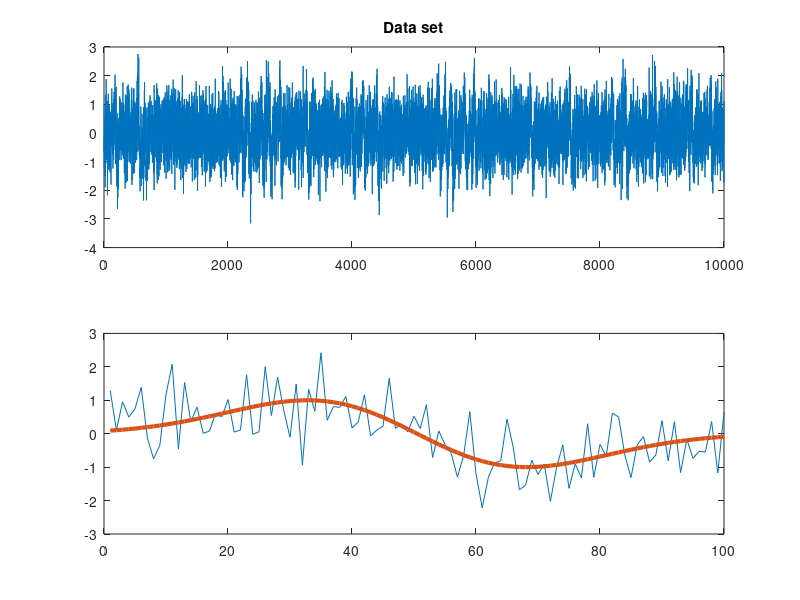
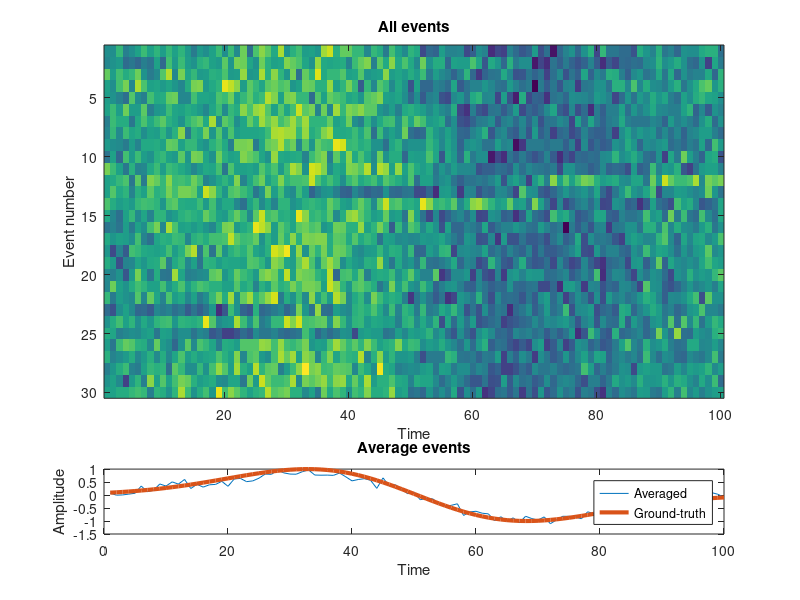

MATLAB code to generate these figures, in order:
clc; clear all; close all;

% create event (derivative of Gaussian)
k = 100; % duration of event in time points
event = diff(exp( -linspace(-2,2,k+1).^2 ));
event = event./max(event); % normalize to max=1

% event onset times
Nevents = 30;
onsettimes = randperm(10000-k);
onsettimes = onsettimes(1:Nevents);

% put event into data
data = zeros(1,10000);
for ei=1:Nevents
    data(onsettimes(ei):onsettimes(ei)+k-1) = event;
end

% add noise
data = data + .7*randn(size(data));

% plot data
figure(1), clf
subplot(211)
plot(data)
title("Data set");

% plot one event
subplot(212)
plot(1:k, data(onsettimes(3):onsettimes(3)+k-1),...
     1:k, event,'linew',3)

%% extract all events into a matrix

datamatrix = zeros(Nevents,k);

for ei=1:Nevents
    datamatrix(ei,:) = data(onsettimes(ei):onsettimes(ei)+k-1);
end

figure(2), clf
subplot(4,1,1:3)
imagesc(datamatrix)
xlabel('Time'), ylabel('Event number')
title('All events');

subplot(414)
plot(1:k,mean(datamatrix), 1:k,event,'linew',3)
xlabel('Time'), ylabel('Amplitude')
legend({'Averaged';'Ground-truth'})
title('Average events')

%% done.
